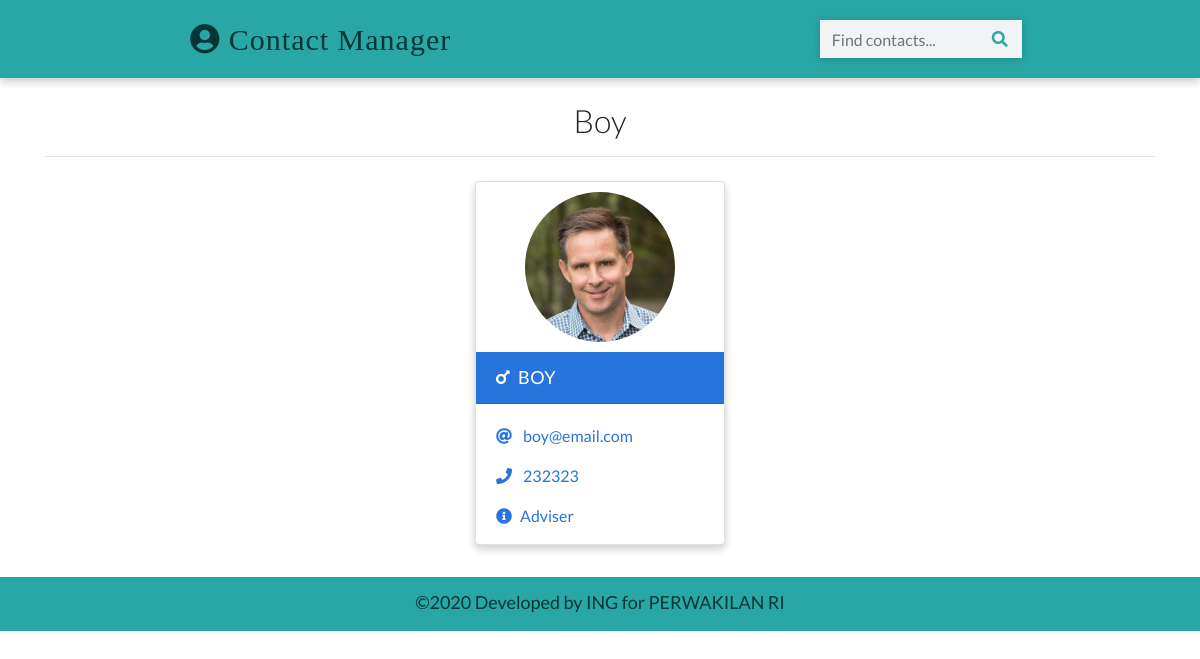
Screenshot of /detail/9/ with the database file from the repository.
### contacts/models.py (models this page shows, shortened)
class Contact(models.Model):
	name		= models.CharField(max_length=30)
	email		= models.CharField(max_length=100)
	phone		= models.IntegerField()
	info		= models.CharField(max_length=30)
	gender		= models.CharField(max_length=30, choices=(
							('male', 'Male'),
							('female', 'Female'),
							('other', 'Other')))
	image		= models.ImageField(upload_to='images/', blank=True)
	date_added 	= models.DateTimeField(default=datetime.now)

### contacts/views.py (the view)
# urls.py: path('detail/<int:pk>/', views.ContactDetailView.as_view(), name='detail'),
class ContactDetailView(DetailView):
	template_name = 'detail.html'
	model 		  = Contact
	context_object_name = 'contact'

### templates/detail.html (shortened to what this page needs)
{% extends 'base.html' %}
{% load static %}
{% block content %}
  <div class="container">
    <h2 class="heading font-weight-light text-center">{{contact.name}}</h2>
    <hr />
  </div>
  <div class="container main-part">
    {% include 'partials/_card.html' %}
  </div>
{% endblock content %}

### templates/partials/_card.html (shortened to what this page needs)
{% load static %}
          {% if contact.gender == 'male' %}
            <div class="card my-2 mx-2 boy-card">
              <img style="border-radius: 50%; margin: 10px auto; width:150px; height: 150px !important;"
                src="{% if contact.image %}
                {{contact.image.url}}
                {% else %}
                {% static 'images/boy.png' %}
                {% endif %}" class="img-fluid" />
              <div class="card-header">
                <a href="{% url 'detail' contact.id %}" class="text-white header-link"
                  ><i class="fas fa-mars mr-2"></i>{{contact.name}}</a
                >
              </div>
              <div class="card-body pb-0">
                <p>
                  <i class="fas fa-at mr-2"></i>
                  <a href="mailto:{{contact.email}}">{{contact.email}}</a>
                </p>
                <p>
                  <i class="fas fa-phone mr-2"></i>
                  <a href="tel:{{contact.phone}}">{{contact.phone}}</a>
                </p>
                <p><i class="fas fa-info-circle mr-2"></i>{{contact.info}}</p>
              </div>
            </div>
          {% endif %}

### static/css/main.css (style rules this page uses)
:root { --back: #29a7a6; --girl: #e64298; --boy: #2874dd; }
body { font-family: Lato, sans-serif; }
.card { box-shadow: 0 4px 8px 0 rgba(0, 0, 0, 0.2); transition: 0.3s; min-width: 250px; box-sizing: border-box; }
img { height: 130px !important; }
.card-header { font-size: 18px; letter-spacing: 0.5px; text-transform: uppercase; }
.boy-card .card-header { background-color: var(--boy); }
.boy-card .card-body, .boy-card .card-body p a { color: var(--boy); }
.card-body p { cursor: pointer; }
.main-part { display: flex; flex-wrap: wrap; justify-content: space-evenly; }

### rows the page displays
Contact: name "Boy", image (picture), name "BOY", email "boy@email.com", phone "232323", info "Adviser"
